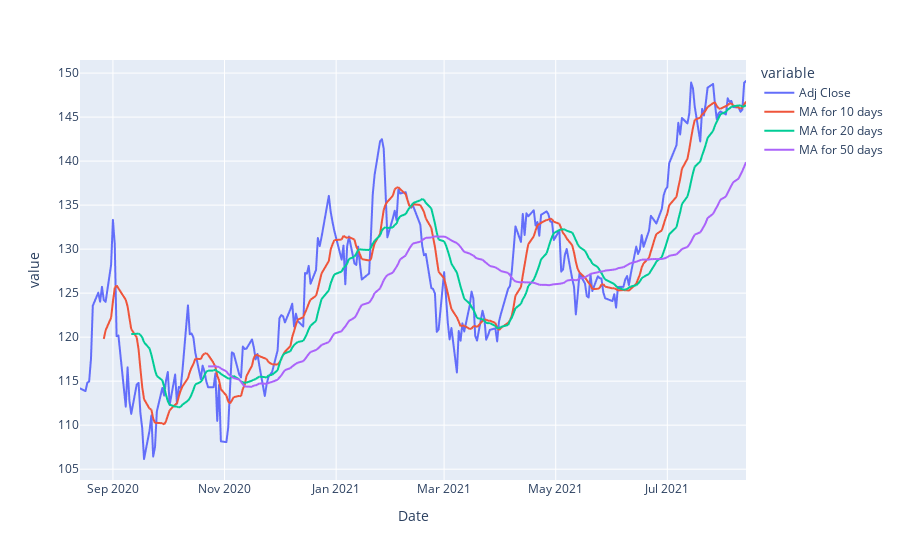

The notebook cell this image was saved under:
### Code cell
fig3 =AAPL[["Adj Close", "MA for 10 days", 
     "MA for 20 days", "MA for 50 days"]]
px.line(fig3)

### Figure 1 — Plotly figure (JSON) as saved in the notebook; plotly's stock layout.template omitted (floating-point values rounded to 4 significant figures; data arrays with more than 128 entries replaced by an {"elided": "..."} marker saying what was removed)
{"data": [{"hovertemplate": "variable=Adj Close<br>Date=%{x}<br>value=%{y}<extra></extra>", "legendgroup": "Adj Close", "line": {"color": "#636efa", "dash": "solid"}, "mode": "lines", "name": "Adj Close", "showlegend": true, "type": "scattergl", "x": {"elided": "252 str values"}, "xaxis": "x", "y": {"elided": "252 float values"}, "yaxis": "y"}, {"hovertemplate": "variable=MA for 10 days<br>Date=%{x}<br>value=%{y}<extra></extra>", "legendgroup": "MA for 10 days", "line": {"color": "#EF553B", "dash": "solid"}, "mode": "lines", "name": "MA for 10 days", "showlegend": true, "type": "scattergl", "x": {"elided": "252 str values"}, "xaxis": "x", "y": {"elided": "252 float values"}, "yaxis": "y"}, {"hovertemplate": "variable=MA for 20 days<br>Date=%{x}<br>value=%{y}<extra></extra>", "legendgroup": "MA for 20 days", "line": {"color": "#00cc96", "dash": "solid"}, "mode": "lines", "name": "MA for 20 days", "showlegend": true, "type": "scattergl", "x": {"elided": "252 str values"}, "xaxis": "x", "y": {"elided": "252 float values"}, "yaxis": "y"}, {"hovertemplate": "variable=MA for 50 days<br>Date=%{x}<br>value=%{y}<extra></extra>", "legendgroup": "MA for 50 days", "line": {"color": "#ab63fa", "dash": "solid"}, "mode": "lines", "name": "MA for 50 days", "showlegend": true, "type": "scattergl", "x": {"elided": "252 str values"}, "xaxis": "x", "y": {"elided": "252 float values"}, "yaxis": "y"}], "layout": {"legend": {"title": {"text": "variable"}, "tracegroupgap": 0}, "margin": {"t": 60}, "xaxis": {"anchor": "y", "domain": [0, 1], "title": {"text": "Date"}}, "yaxis": {"anchor": "x", "domain": [0, 1], "title": {"text": "value"}}}}
